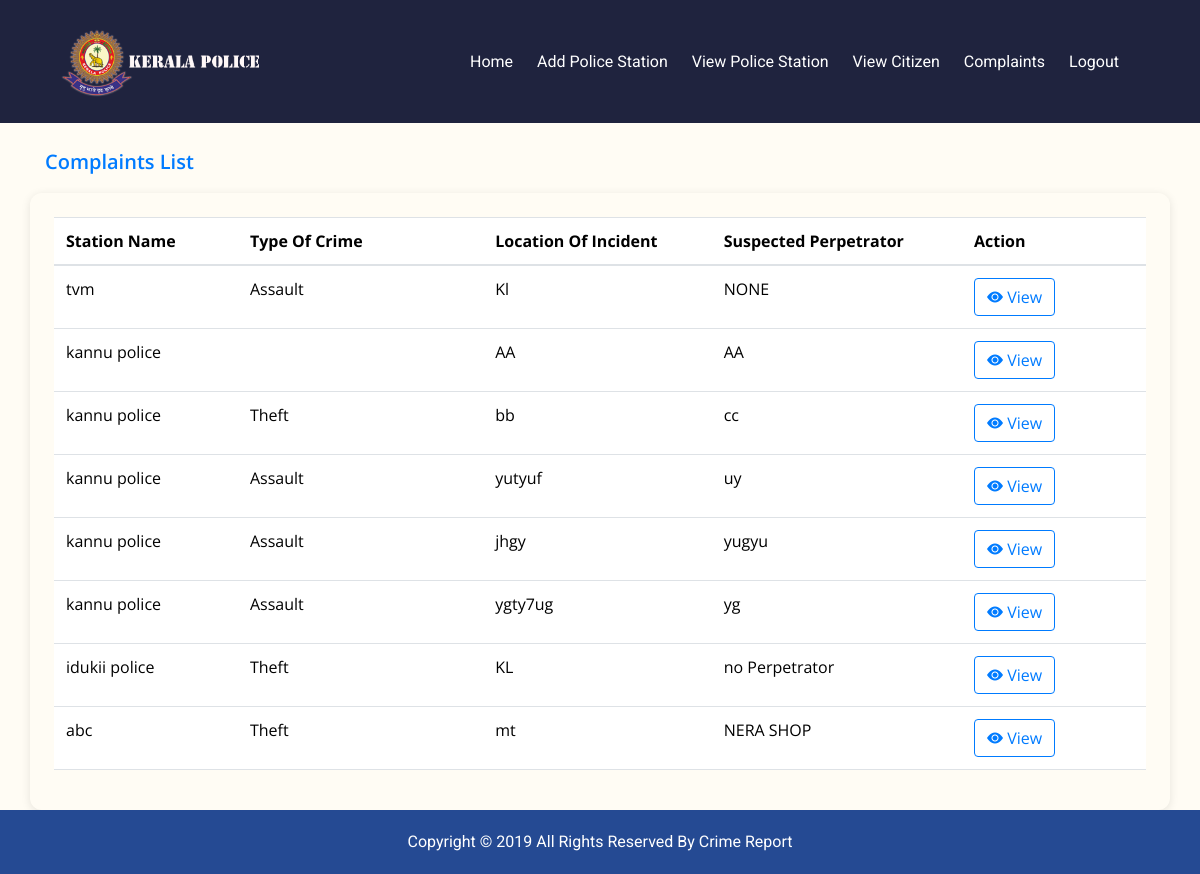
/phpfiles/admin_view_complaints.php (signed in), run on the app's committed database.
### tables this page shows
CREATE TABLE `add_complaints` (
  `ID` int(11) NOT NULL,
  `Complainant_Description` varchar(200) DEFAULT NULL,
  `Date_time` varchar(200) DEFAULT NULL,
  `Type_of_Crime` varchar(200) DEFAULT NULL,
  `Location_of_Incident` varchar(200) DEFAULT NULL,
  `Suspected_Perpetrator` varchar(200) DEFAULT NULL,
  `Police_Station` varchar(200) DEFAULT NULL,
  `Name` varchar(200) DEFAULT NULL,
  `Gender` varchar(200) DEFAULT NULL,
  `Email` varchar(200) DEFAULT NULL,
  `Address` varchar(200) DEFAULT NULL,
  `Station_id` varchar(200) DEFAULT NULL,
  `Status` varchar(100) DEFAULT NULL,
  `UserId` varchar(200) DEFAULT NULL,
  `district` varchar(200) DEFAULT NULL,
  `Complete_Status` varchar(200) DEFAULT NULL,
  `Date` varchar(300) DEFAULT NULL
);

### phpfiles/admin_view_complaints.php (the view, shortened to what this page needs)
<?php include("admin_nav.php") ?>
<link rel="stylesheet" href="https://cdn.jsdelivr.net/npm/bootstrap-icons@1.10.5/font/bootstrap-icons.css">
<div class="container mt-4">
    <p class="header-title text-primary">Complaints List</p>
</div>
<div class="container mt-3 p-4 cont custom-card">
    <div class="table-responsive">
        <?php
        include("connection.php");
        $sql = "SELECT * FROM add_complaints order by ID desc";
        $result = $conn->query($sql);
        if ($result->num_rows > 0) {
        ?>
        <table class="table ">
            <thead>
                <tr>
                    <th style="min-width: 150px;">Station Name</th>
                    <th style="min-width: 200px;">Type Of Crime</th>
                    <th style="min-width: 150px;">Location Of Incident</th>
                    <th style="min-width: 120px;">Suspected Perpetrator</th>
                    <th style="min-width: 150px;">Action</th>
                </tr>
            </thead>
            <tbody>
                <?php while ($row = $result->fetch_assoc()) { ?>
                <tr>
                    <td><?php echo htmlspecialchars($row['Police_Station']); ?></td>
                    <td><?php echo htmlspecialchars($row['Type_of_Crime']); ?></td>
                    <td><?php echo htmlspecialchars($row['Location_of_Incident']);  ?></td>
                    <td><?php echo htmlspecialchars($row['Suspected_Perpetrator']); ?></td>
                    <td>
                        <a href="admin_view_detailed_complaints.php?id=<?php echo $row['ID']; ?>"
                            class="btn btn-outline-primary btn-custom">
                            <i class="bi bi-eye-fill"></i> View
                        </a>
                    </td>
                </tr>
                <?php } ?>
            </tbody>
        </table>
        <?php
        } else {
            echo "<div class='alert alert-info'>No complaints found.</div>";
        }
        ?>
    </div>
</div>
<?php include('Footer.php') ?>

### css/style.css (style rules this page uses)
body { font-family: "Open Sans", sans-serif; background-color: #fffcf4; }
a, a:hover, a:focus { text-decoration: none; }
.btn, .btn:focus { outline: none !important; box-shadow: none; }

### phpfiles/admin_view_complaints.php (style rules this page uses)
.cont { min-height: 450px; }
.table-responsive { overflow-x: auto; }
.table thead { background-color: #4e73df; color: #fff; }
.table td, .table th { vertical-align: middle; }
.table a { text-decoration: none; }
.btn-custom { border-radius: 50px; padding: 8px 16px; }
.header-title { font-size: 1.25rem; font-weight: 600; }
.custom-card { border-radius: 12px; box-shadow: 0 2px 10px rgba(0, 0, 0, 0.1); }

### data on the page
add_complaints: Police_Station "tvm", Type_of_Crime "Assault", Location_of_Incident "Kl", Suspected_Perpetrator "NONE"
add_complaints: Police_Station "kannu police", Location_of_Incident "AA", Suspected_Perpetrator "AA"
add_complaints: Police_Station "kannu police", Type_of_Crime "Theft", Location_of_Incident "bb", Suspected_Perpetrator "cc"
add_complaints: Police_Station "kannu police", Type_of_Crime "Assault", Location_of_Incident "yutyuf", Suspected_Perpetrator "uy"
add_complaints: Police_Station "kannu police", Type_of_Crime "Assault", Location_of_Incident "jhgy", Suspected_Perpetrator "yugyu"
add_complaints: Police_Station "kannu police", Type_of_Crime "Assault", Location_of_Incident "ygty7ug", Suspected_Perpetrator "yg"
add_complaints: Police_Station "idukii police", Type_of_Crime "Theft", Location_of_Incident "KL", Suspected_Perpetrator "no Perpetrator"
add_complaints: Police_Station "abc", Type_of_Crime "Theft", Location_of_Incident "mt", Suspected_Perpetrator "NERA SHOP"
